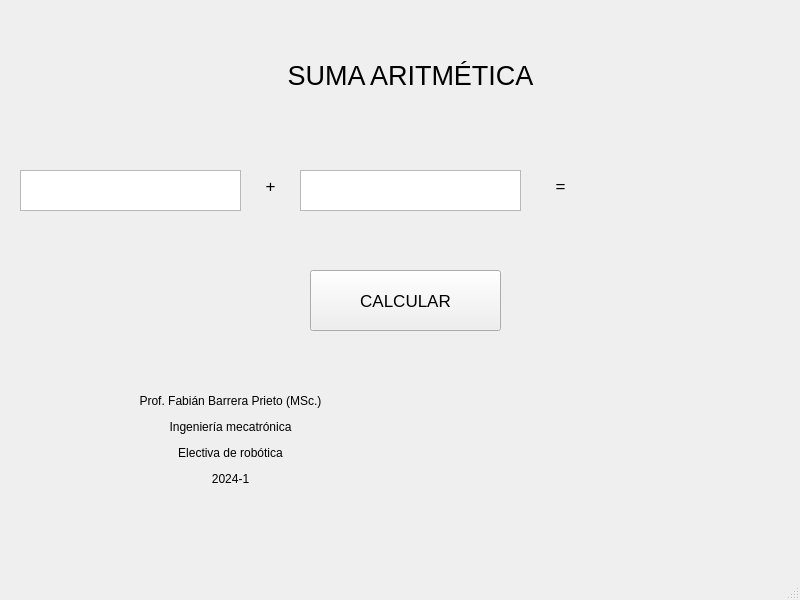
<?xml version="1.0" encoding="UTF-8"?>
<ui version="4.0">
 <class>MainWindow</class>
 <widget class="QMainWindow" name="MainWindow">
  <property name="geometry">
   <rect>
    <x>0</x>
    <y>0</y>
    <width>800</width>
    <height>600</height>
   </rect>
  </property>
  <property name="windowTitle">
   <string>MainWindow</string>
  </property>
  <widget class="QWidget" name="centralwidget">
   <widget class="QPushButton" name="pushButton">
    <property name="geometry">
     <rect>
      <x>310</x>
      <y>270</y>
      <width>191</width>
      <height>61</height>
     </rect>
    </property>
    <property name="font">
     <font>
      <pointsize>13</pointsize>
     </font>
    </property>
    <property name="text">
     <string>CALCULAR</string>
    </property>
   </widget>
   <widget class="QLabel" name="label">
    <property name="geometry">
     <rect>
      <x>610</x>
      <y>150</y>
      <width>141</width>
      <height>71</height>
     </rect>
    </property>
    <property name="font">
     <font>
      <pointsize>14</pointsize>
     </font>
    </property>
    <property name="text">
     <string/>
    </property>
    <property name="alignment">
     <set>Qt::AlignCenter</set>
    </property>
   </widget>
   <widget class="QLabel" name="label_2">
    <property name="geometry">
     <rect>
      <x>250</x>
      <y>160</y>
      <width>41</width>
      <height>51</height>
     </rect>
    </property>
    <property name="font">
     <font>
      <pointsize>13</pointsize>
     </font>
    </property>
    <property name="text">
     <string>+</string>
    </property>
    <property name="textFormat">
     <enum>Qt::AutoText</enum>
    </property>
    <property name="alignment">
     <set>Qt::AlignCenter</set>
    </property>
   </widget>
   <widget class="QTextEdit" name="textEdit">
    <property name="geometry">
     <rect>
      <x>20</x>
      <y>170</y>
      <width>221</width>
      <height>41</height>
     </rect>
    </property>
    <property name="font">
     <font>
      <pointsize>14</pointsize>
     </font>
    </property>
    <property name="layoutDirection">
     <enum>Qt::LeftToRight</enum>
    </property>
    <property name="sizeAdjustPolicy">
     <enum>QAbstractScrollArea::AdjustIgnored</enum>
    </property>
    <property name="html">
     <string>&lt;!DOCTYPE HTML PUBLIC &quot;-//W3C//DTD HTML 4.0//EN&quot; &quot;http://www.w3.org/TR/REC-html40/strict.dtd&quot;&gt;
&lt;html&gt;&lt;head&gt;&lt;meta name=&quot;qrichtext&quot; content=&quot;1&quot; /&gt;&lt;style type=&quot;text/css&quot;&gt;
p, li { white-space: pre-wrap; }
&lt;/style&gt;&lt;/head&gt;&lt;body style=&quot; font-family:'MS Shell Dlg 2'; font-size:14pt; font-weight:400; font-style:normal;&quot;&gt;
&lt;p align=&quot;center&quot; style=&quot;-qt-paragraph-type:empty; margin-top:0px; margin-bottom:0px; margin-left:0px; margin-right:0px; -qt-block-indent:0; text-indent:0px;&quot;&gt;&lt;br /&gt;&lt;/p&gt;&lt;/body&gt;&lt;/html&gt;</string>
    </property>
   </widget>
   <widget class="QTextEdit" name="textEdit_2">
    <property name="geometry">
     <rect>
      <x>300</x>
      <y>170</y>
      <width>221</width>
      <height>41</height>
     </rect>
    </property>
    <property name="font">
     <font>
      <pointsize>14</pointsize>
     </font>
    </property>
    <property name="html">
     <string>&lt;!DOCTYPE HTML PUBLIC &quot;-//W3C//DTD HTML 4.0//EN&quot; &quot;http://www.w3.org/TR/REC-html40/strict.dtd&quot;&gt;
&lt;html&gt;&lt;head&gt;&lt;meta name=&quot;qrichtext&quot; content=&quot;1&quot; /&gt;&lt;style type=&quot;text/css&quot;&gt;
p, li { white-space: pre-wrap; }
&lt;/style&gt;&lt;/head&gt;&lt;body style=&quot; font-family:'MS Shell Dlg 2'; font-size:14pt; font-weight:400; font-style:normal;&quot;&gt;
&lt;p align=&quot;center&quot; style=&quot;-qt-paragraph-type:empty; margin-top:0px; margin-bottom:0px; margin-left:0px; margin-right:0px; -qt-block-indent:0; text-indent:0px;&quot;&gt;&lt;br /&gt;&lt;/p&gt;&lt;/body&gt;&lt;/html&gt;</string>
    </property>
   </widget>
   <widget class="QLabel" name="label_3">
    <property name="geometry">
     <rect>
      <x>540</x>
      <y>160</y>
      <width>41</width>
      <height>51</height>
     </rect>
    </property>
    <property name="font">
     <font>
      <pointsize>13</pointsize>
     </font>
    </property>
    <property name="text">
     <string>=</string>
    </property>
    <property name="textFormat">
     <enum>Qt::AutoText</enum>
    </property>
    <property name="alignment">
     <set>Qt::AlignCenter</set>
    </property>
   </widget>
   <widget class="QLabel" name="label_4">
    <property name="geometry">
     <rect>
      <x>200</x>
      <y>40</y>
      <width>421</width>
      <height>71</height>
     </rect>
    </property>
    <property name="font">
     <font>
      <pointsize>20</pointsize>
     </font>
    </property>
    <property name="text">
     <string>SUMA ARITMÉTICA</string>
    </property>
    <property name="alignment">
     <set>Qt::AlignCenter</set>
    </property>
   </widget>
   <widget class="QLabel" name="label_5">
    <property name="geometry">
     <rect>
      <x>130</x>
      <y>370</y>
      <width>201</width>
      <height>141</height>
     </rect>
    </property>
    <property name="text">
     <string>&lt;html&gt;&lt;head/&gt;&lt;body&gt;&lt;p align=&quot;center&quot;&gt;Prof. Fabián Barrera Prieto (MSc.)&lt;/p&gt;&lt;p align=&quot;center&quot;&gt;Ingeniería mecatrónica&lt;/p&gt;&lt;p align=&quot;center&quot;&gt;Electiva de robótica&lt;/p&gt;&lt;p align=&quot;center&quot;&gt;2024-1&lt;/p&gt;&lt;/body&gt;&lt;/html&gt;</string>
    </property>
   </widget>
   <widget class="QLabel" name="label_6">
    <property name="geometry">
     <rect>
      <x>440</x>
      <y>370</y>
      <width>301</width>
      <height>151</height>
     </rect>
    </property>
    <property name="font">
     <font>
      <pointsize>14</pointsize>
     </font>
    </property>
    <property name="text">
     <string/>
    </property>
    <property name="pixmap">
     <pixmap>ecci.jpg</pixmap>
    </property>
    <property name="scaledContents">
     <bool>true</bool>
    </property>
    <property name="alignment">
     <set>Qt::AlignCenter</set>
    </property>
   </widget>
  </widget>
  <widget class="QMenuBar" name="menubar">
   <property name="geometry">
    <rect>
     <x>0</x>
     <y>0</y>
     <width>800</width>
     <height>26</height>
    </rect>
   </property>
  </widget>
  <widget class="QStatusBar" name="statusbar"/>
 </widget>
 <resources>
  <include location="test.qrc"/>
 </resources>
 <connections/>
</ui>
